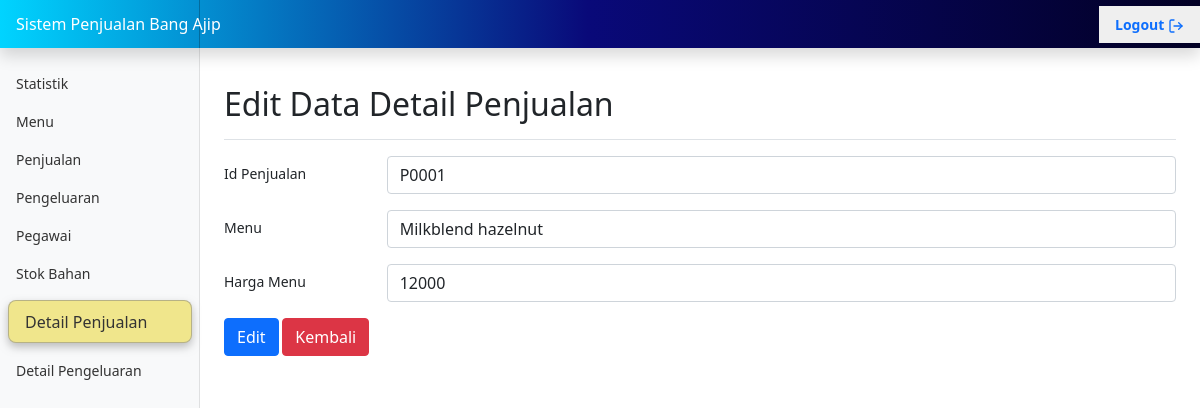
The page /pages/detailpenjualan-form-edit.php?id=1 (signed in) on the database its author committed.
### tables this page shows
CREATE TABLE `detail_penjualan` (
  `id` int(11) NOT NULL,
  `id_penjualan` varchar(5) DEFAULT NULL,
  `id_menu` varchar(5) DEFAULT NULL,
  `harga_satuan` double DEFAULT NULL
);

CREATE TABLE `penjualan` (
  `id_penjualan` varchar(5) NOT NULL,
  `tanggal` date NOT NULL,
  `total_harga` double NOT NULL,
  `id_pegawai` varchar(5) NOT NULL
);

CREATE TABLE `menu` (
  `id_menu` varchar(5) NOT NULL,
  `nama_menu` varchar(25) NOT NULL,
  `jenis_menu` enum('makanan','minuman','topping') NOT NULL
);

### pages/detailpenjualan-form-edit.php (the view, shortened to what this page needs)
<?php include_once("../functions/functions.php"); ?>
<!doctype html>
<html lang="en">
<?php include_once("../head.php"); ?>
<body>
    <div class="container-fluid">
        <div class="row">
            <main class="col-md-9 ms-sm-auto col-lg-10 px-md-4">
                <div class="d-flex justify-content-between flex-wrap flex-md-nowrap align-items-center pt-3 pb-2 mb-3 border-bottom">
                    <h1 class="h2">Edit Data Detail Penjualan</h1>
                </div>
                <?php
                if (isset($_GET["id"])) {
                    $id = $mysqli->escape_string($_GET["id"]);
                    if ($dataDPenjualan = getDataDPenjualan($id)) {
                    ?>
                        <form method="POST" name="form-edit-stok" action="detailpenjualan-edit.php">
                            <div class="row mb-3">
                                <label for="inputIdPenjualan" class="col-sm-2 col-form-label">Id Penjualan</label>
                                <div class="col-sm-10">
                                    <select class="form-control" id="inputIdPenjualan" name="inputIdPenjualan">
                                        <?php
                                            $data = getListPenjualan();
                                            foreach ($data as $row) {
                                                echo "<option value=\"" . $row["id_penjualan"] . "\"";
                                                if ($row["id_penjualan"] == $dataDPenjualan["id_penjualan"]) {
                                                    echo " selected";
                                                }
                                                echo ">" . $row["id_penjualan"] . "</option>";
                                            }
                                        ?>
                                    </select>
                                </div>
                            </div>
                            <div class=" row mb-3">
                                <label for="inputMenu" class="col-sm-2 col-form-label">Menu</label>
                                <div class="col-sm-10">
                                    <select class="form-control" id="inputMenu" name="inputMenu">
                                        <?php
                                            $data = getListMenu();
                                            foreach ($data as $row) {
                                                echo "<option value=\"" . $row["id_menu"] . "\"";
                                                if ($row["id_menu"] == $dataDPenjualan["id_menu"]) {
                                                    echo " selected";
                                                }
                                                echo ">" . $row["nama_menu"] . "</option>";
                                            }
                                        ?>
                                    </select>
                                </div>
                            </div>
                            <div class="row mb-3">
                                <label for="inputHargaSatuan" class="col-sm-2 col-form-label">Harga Menu</label>
                                <div class="col-sm-10">
                                    <input type="text" class="form-control" id="inputHargaSatuan" name="inputHargaSatuan" value="<?= $dataDPenjualan["harga_satuan"] ?>" required>
                                </div>
                            </div>
                            <button type="submit" class="btn btn-primary" name="tblEdit">Edit</button>
                            <a href="DetailPenjualan.php"><button type="button" class="btn btn-danger">Kembali</button></a>
                        </form>
                    <?php
                    } else {
                        echo "<div class='alert alert-danger' role='alert'>Data menu tidak ditemukan</div>";
                    }
                    ?>
                <?php
                } else {
                    echo "<div class='alert alert-danger' role='alert'>Data tidak ditemukan</div>";
                }
                ?>
            </main>
        </div>
    </div>
</body>
</html>

### style/dashboard.css (style rules this page uses)
body { font-size: .875rem; }

### rows shown on the page
detail_penjualan: inputIdPenjualan "P0001", inputMenu "Milkblend hazelnut", inputHargaSatuan "12000"
